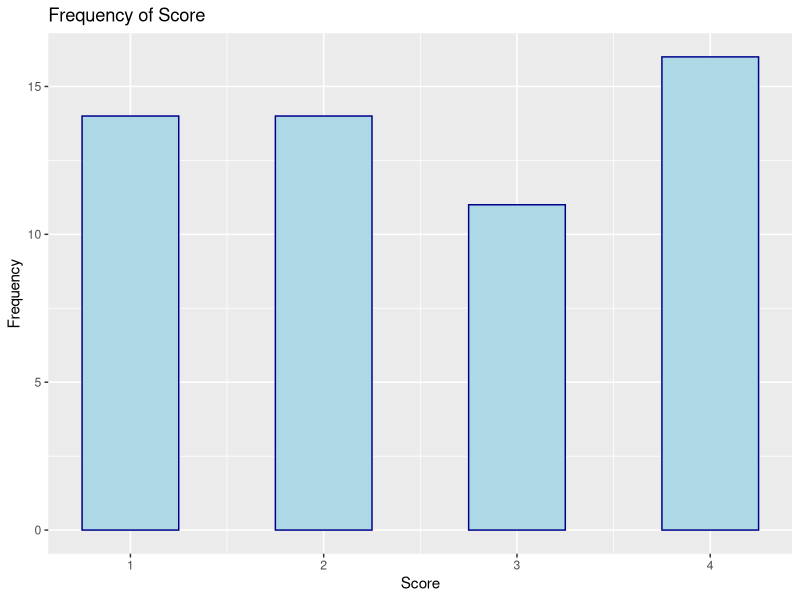
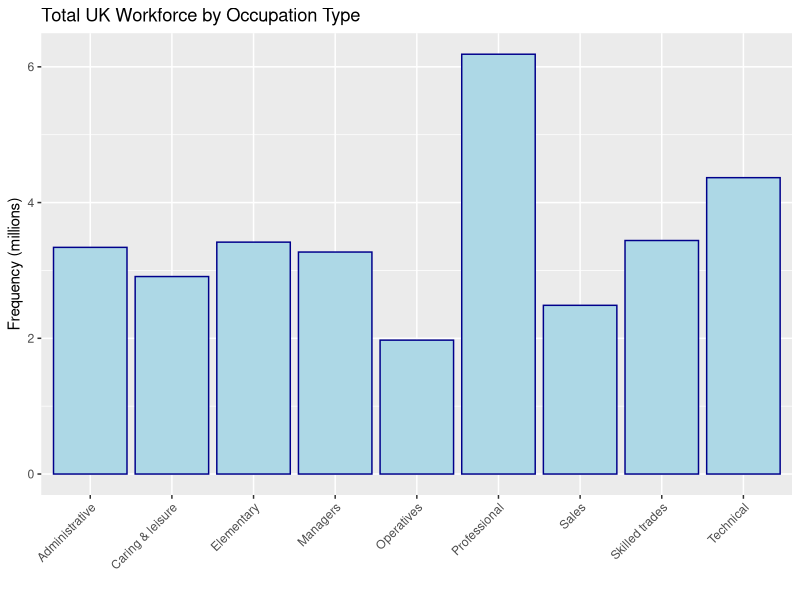
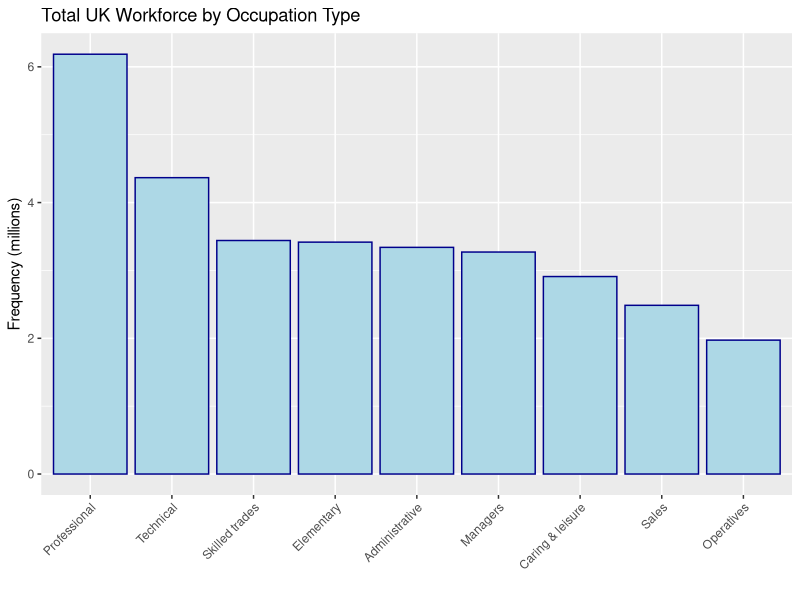

These figures' R source, in order:
## ---- chunk 1
library(tidyverse)
## ---- chunk 2
x <- read.csv("../data/tattoos.csv"); head(x)
## ---- chunk 3
ggplot(data = x) + 
  geom_bar(
    mapping = aes(x = Score),  # column to plot
    color = "darkblue",  # border colour
    fill = "lightblue",  # fill colour
    width = 0.5) +  # width of each bar
  labs(
    title = "Frequency of Score",  # title of the plot
    x = "Score",  # x-axis label
    y = "Frequency")  # y-axis label
## ---- chunk 4
y <- read.csv("../data/workforce.csv"); head(y)
## ---- chunk 5
ggplot(data = y) +
  geom_col(
    mapping = aes(x = Occupation.type, y = Total),
    color = "darkblue",
    fill = "lightblue") +
  labs(
    title = "Total UK Workforce by Occupation Type",  # title of the plot
    x = "",  # Suppress the x-axis label
    y = "Frequency (millions)") +  # y-axis label
  theme(
    axis.text.x = element_text(angle = 45, hjust = 1))
## ---- chunk 6
ggplot(data = y) +
  geom_col(
    mapping = aes(x = reorder(Occupation.type, -Total), y = Total),
    color = "darkblue",
    fill = "lightblue") +
  labs(
    title = "Total UK Workforce by Occupation Type",  # title of the plot
    x = "",  # Suppress the x-axis label
    y = "Frequency (millions)") +  # y-axis label
  theme(
    axis.text.x = element_text(angle = 45, hjust = 1))
